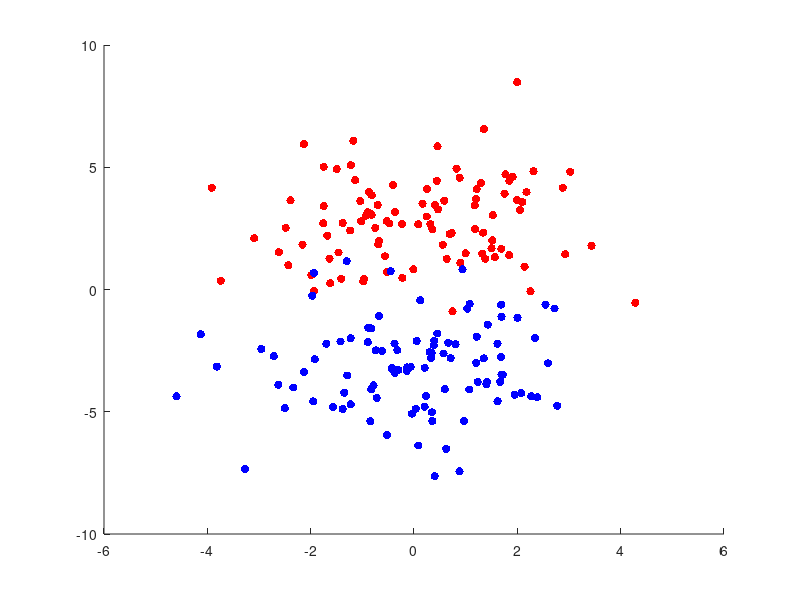

The MATLAB source for this figure: (Note: this script raises an error after producing the figure.)
a = 100;
a1 = [0 3]; 
set1 = [2.8 0; 0 2.8];
b1 = mvnrnd(a1, set1, a);
a2 = [0 -3]; 
set2 = [2.8 0; 0 2.8]; 
num = mvnrnd(a2, set2, a);

data = [b1; num];
list = [ones(a, 1); -ones(a, 1)];figure;
scatter(b1(:, 1), b1(:, 2), 'r', 'filled');
hold on;
scatter(num(:, 1), num(:, 2), 'b', 'filled');
x = kernel_perceptron(data, list, @rbf_kernel, 100);
[x, y] = meshgrid(linspace(-5, 5, 150), linspace(-7, 7, 150));
z = arrayfun(@(x, y) sum(x .* list .* rbf_kernel(data, [x y])), x, y);
contour(x, y, z, [0 0], 'k');
hold off;
title('Kernel Perceptron Classification with RBF Kernel');

function num = kernel_perceptron(data, labels, kernel_func, max_iter)
    a = size(data, 1);
    num = zeros(a, 1);  
    for iter = 1:max_iter
        for i = 1:a
            prediction = sum(num .* labels .* kernel_func(data, data(i, :)));
            if labels(i) * prediction <= 0
                num(i) = num(i) + 1;
            end
        end
    end
end

function k = rbf_kernel(X, Y)
    sigma = 0.3; 
    distance = bsxfun(@minus, X, Y);
    k = exp(-sum(distance.^2, 2) / (2*sigma^2));
end
